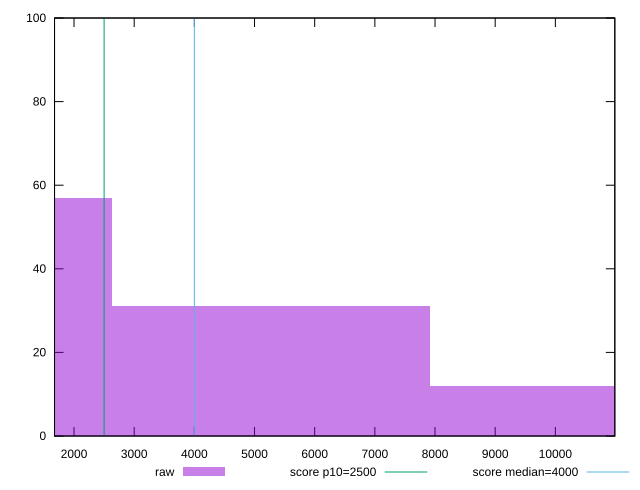

The script that saved this image:
reset

$raw <<EOF
10556.634152064787 12
0 57
5278.317076032394 31
EOF

set key outside below
set boxwidth 5278.317076032394
set xrange [1676.1439999999998:10988.4225]
set yrange [0:100]
set trange [0:100]
set style fill transparent solid 0.5 noborder

set parametric
set terminal svg size 640, 490 enhanced background rgb 'white'
set output "reports/report_00027_2021-02-24T12-40-31.850Z/largest-contentful-paint/samples/agenda/raw/histogram.svg"

plot $raw title "raw" with boxes, \
     2500,t title "score p10=2500", \
     4000,t title "score median=4000"

reset
